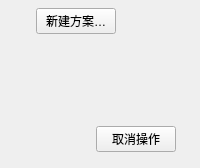
<?xml version="1.0" encoding="UTF-8"?>
<ui version="4.0">
 <class>HomePageBranchesPage</class>
 <widget class="QWidget" name="HomePageBranchesPage">
  <layout class="QVBoxLayout" name="layout" stretch="0,1,0">
   <property name="leftMargin"><number>20</number></property>
   <property name="topMargin"><number>8</number></property>
   <property name="rightMargin"><number>24</number></property>
   <property name="bottomMargin"><number>16</number></property>
   <property name="spacing"><number>12</number></property>
   <item>
    <layout class="QHBoxLayout" name="listActions">
     <property name="leftMargin"><number>16</number></property>
     <property name="topMargin"><number>0</number></property>
     <property name="rightMargin"><number>0</number></property>
     <property name="bottomMargin"><number>0</number></property>
     <property name="spacing"><number>8</number></property>
     <item><widget class="QPushButton" name="listCreate"><property name="text"><string>新建方案…</string></property></widget></item>
     <item><spacer name="listActionSpace"><property name="orientation"><enum>Qt::Horizontal</enum></property><property name="sizeHint" stdset="0"><size><width>0</width><height>0</height></size></property></spacer></item>
    </layout>
   </item>
   <item>
    <widget class="QScrollArea" name="branchScroll">
     <property name="accessibleName"><string>方案列表</string></property>
     <property name="frameShape"><enum>QFrame::NoFrame</enum></property>
     <property name="widgetResizable"><bool>true</bool></property>
     <property name="horizontalScrollBarPolicy"><enum>Qt::ScrollBarAlwaysOff</enum></property>
     <widget class="QWidget" name="branchList">
      <layout class="QVBoxLayout" name="branchRows">
       <property name="leftMargin"><number>0</number></property>
       <property name="topMargin"><number>0</number></property>
       <property name="rightMargin"><number>0</number></property>
       <property name="bottomMargin"><number>0</number></property>
       <property name="spacing"><number>2</number></property>
      </layout>
     </widget>
    </widget>
   </item>
   <item>
    <layout class="QHBoxLayout" name="cancelLayout">
     <item><spacer name="cancelSpacer"><property name="orientation"><enum>Qt::Horizontal</enum></property><property name="sizeHint" stdset="0"><size><width>0</width><height>0</height></size></property></spacer></item>
     <item><widget class="QPushButton" name="cancelTask"><property name="text"><string>取消操作</string></property></widget></item>
    </layout>
   </item>
  </layout>
 </widget>
 <resources/><connections/>
</ui>
